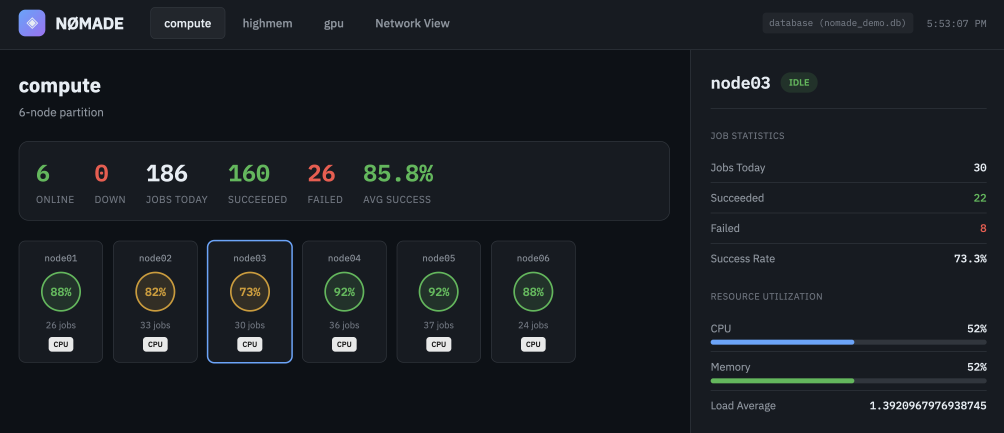
#> input picture paper/figures/compute.png, 3012 x 1298 px (shown at 1/3 size)
$ python make_dashboard_panel.py
#> lines starting #> are read from the running program, lines starting #| are printed output that depends on the picture
#!/usr/bin/env python3
"""Combine dashboard screenshots into a labeled panel."""

from PIL import Image, ImageDraw, ImageFont
import os

# Image files (update paths as needed)
images = [
    ('compute.png', 'A'),      # Top-left
    ('highmem.png', 'B'),      # Top-right
    ('gpu.png', 'C'),          # Bottom-left
    ('network.png', 'D'),      # Bottom-right
]

# Load images
imgs = []
for fname, label in images:
    if os.path.exists(fname):
        imgs.append((Image.open(fname), label))
    else:
        print(f"Missing: {fname}")

if len(imgs) != 4:
    print("Need 4 images")
    exit(1)

# Get dimensions
w, h = imgs[0][0].size
#> w = 3012; h = 1298

# Create 2x2 panel with white gap
gap = 20
panel_w = w * 2 + gap
#> panel_w = 6044
panel_h = h * 2 + gap
#> panel_h = 2616

# White background
panel = Image.new('RGB', (panel_w, panel_h), color='white')
#> panel: PIL image 6044x2616 RGB; every value is 255

# Place images
positions = [(0, 0), (w + gap, 0), (0, h + gap), (w + gap, h + gap)]
#> positions = [(0, 0), (3032, 0), (0, 1318), (3032, 1318)]

for (img, label), (x, y) in zip(imgs, positions):
    # Resize if needed
    if img.size != (w, h):
        img = img.resize((w, h), Image.Resampling.LANCZOS)
    panel.paste(img, (x, y))

    # Add label
    draw = ImageDraw.Draw(panel)
    try:
        font = ImageFont.truetype("/usr/share/fonts/dejavu/DejaVuSans-Bold.ttf", 52)
    except:
        try:
            font = ImageFont.truetype("/usr/share/fonts/truetype/dejavu/DejaVuSans-Bold.ttf", 52)
        except:
            font = ImageFont.load_default()

    # Position label in top-left corner of each image
    label_x = x + 14
    label_y = y + 10

    # Draw white box with thin dark border
    bbox = draw.textbbox((label_x, label_y), label, font=font)
    padding = 8
    box_coords = [bbox[0]-padding, bbox[1]-padding, bbox[2]+padding, bbox[3]+padding]
    draw.rectangle(box_coords, fill='white', outline='#333333', width=2)
    draw.text((label_x, label_y), label, font=font, fill='black')
#> this loop made 4 passes
#> pass 2, `img = img.resize((w, h), Image.Resampling.LANCZOS)`:
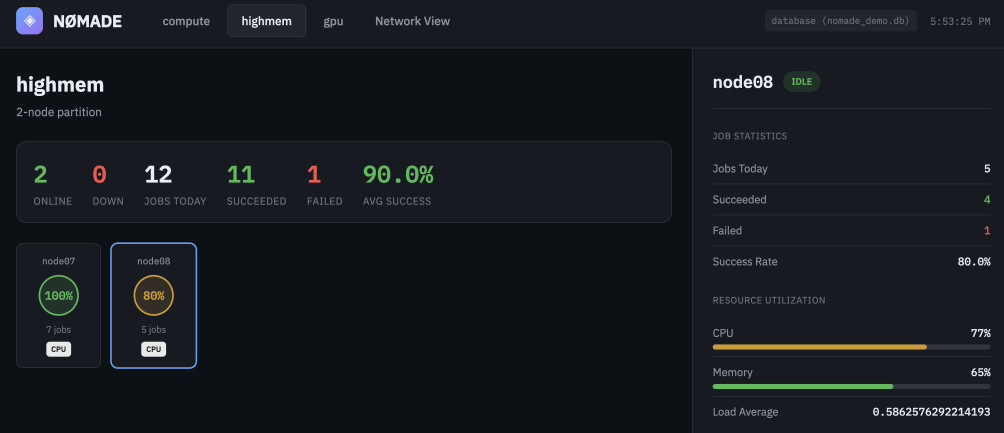
#> img: PIL image 3012x1298 RGBA (shown at 1/3 size); mean R, G, B, A 22.9, 27.2, 32.1, 255
#> pass 3, `img = img.resize((w, h), Image.Resampling.LANCZOS)`:
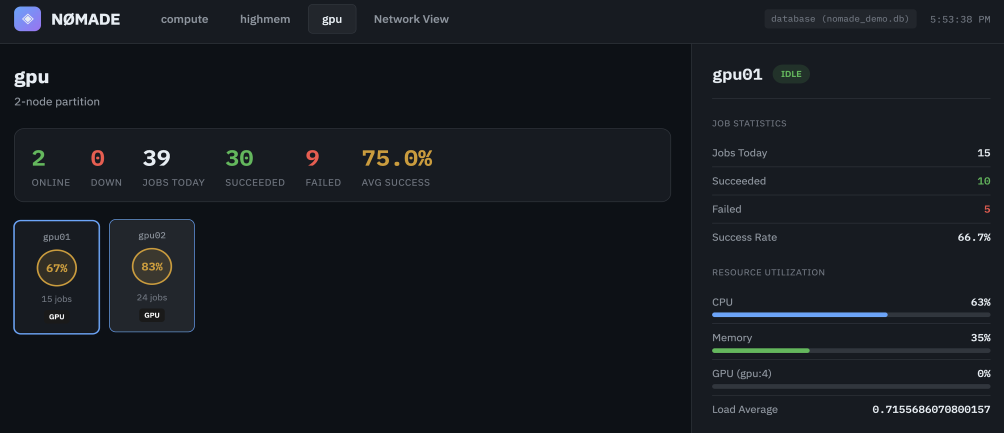
#> img: PIL image 3012x1298 RGBA (shown at 1/3 size); mean R, G, B, A 22.1, 26.3, 31.8, 255
#> after the loop:
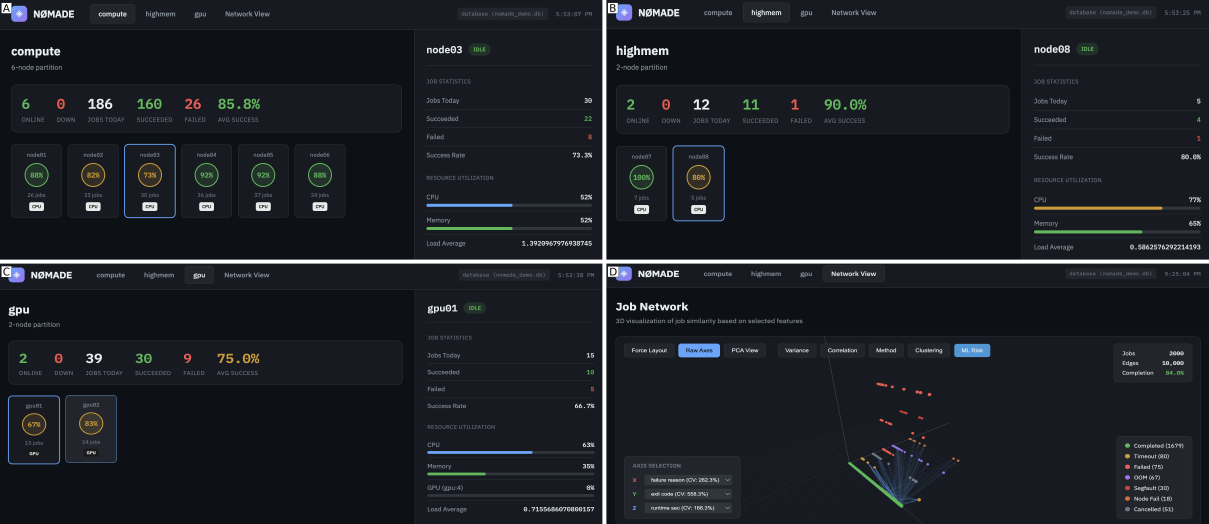
#> panel: PIL image 6044x2616 RGB (shown at 1/5 size); mean R, G, B 26.8, 31.1, 36.4

panel.save('dashboard_panel.png', dpi=(150, 150))
print(f"Created dashboard_panel.png ({panel_w}x{panel_h})")
#| Created dashboard_panel.png (6044x2616)
